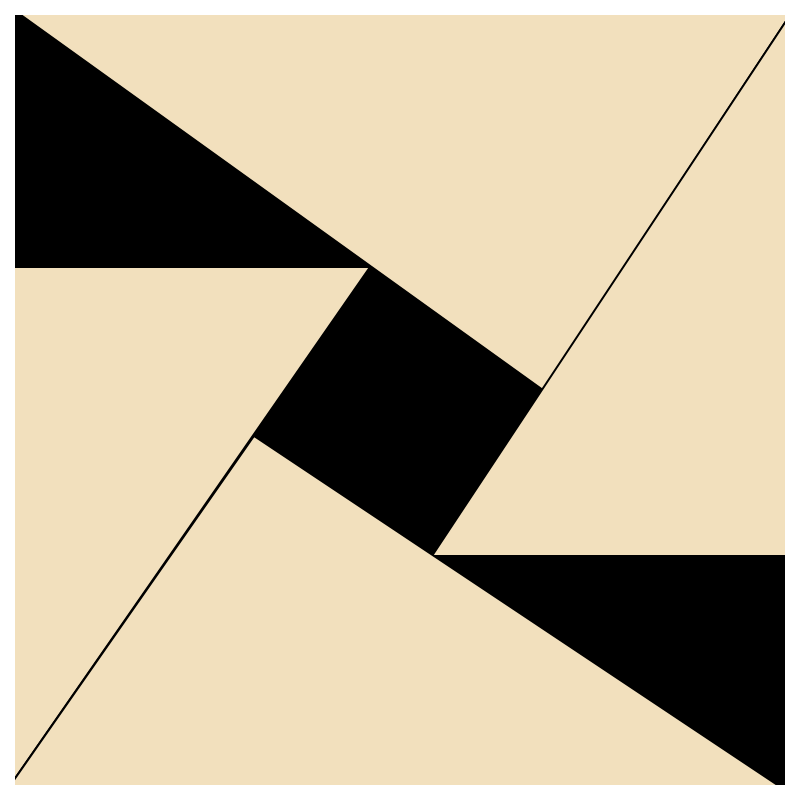
Frame 1 (no input)
Frame 60 (no input): identical to frame 1, image omitted
Frame 120 (the mouse pressed at the canvas centre since frame 60): identical to frame 1, image omitted

The p5.js sketch that drew this single still picture (run headless with seeded random() and noise() and a simulated clock; from frame 60 on, the mouse is pressed at the canvas centre):

// p5.js sketch
// ── sketch.js
function setup() {
  createCanvas(800, 800);
}

function draw() {
  background(0);
  fill("#F2E0BD");
  strokeWeight(2);
  stroke(0);
  triangle(0,0,543,390,width,0);
  triangle(width,0,width,556,432,556);
  triangle(370,267,0,267,0,height);
  triangle(254,436,0,height,width,height);
  noFill();
  strokeWeight(30);
  stroke(255);
  rect(0,0,width,height);
}
